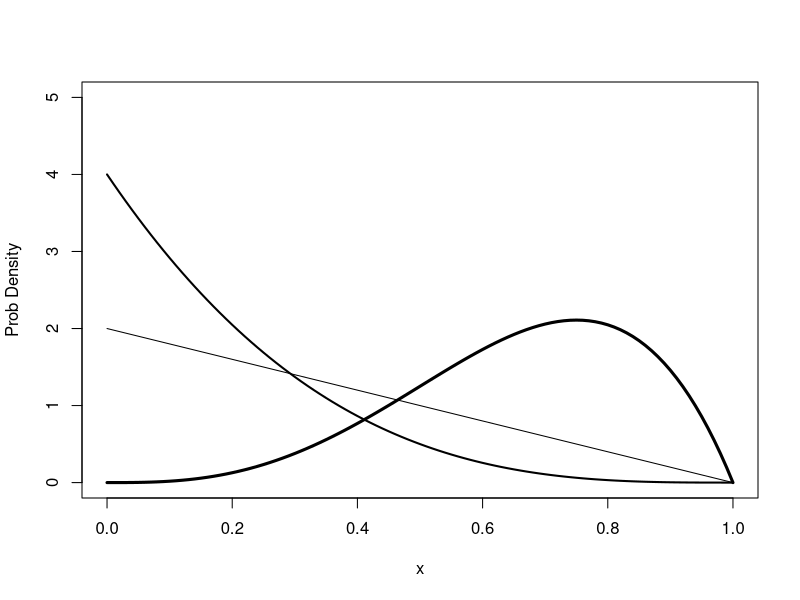
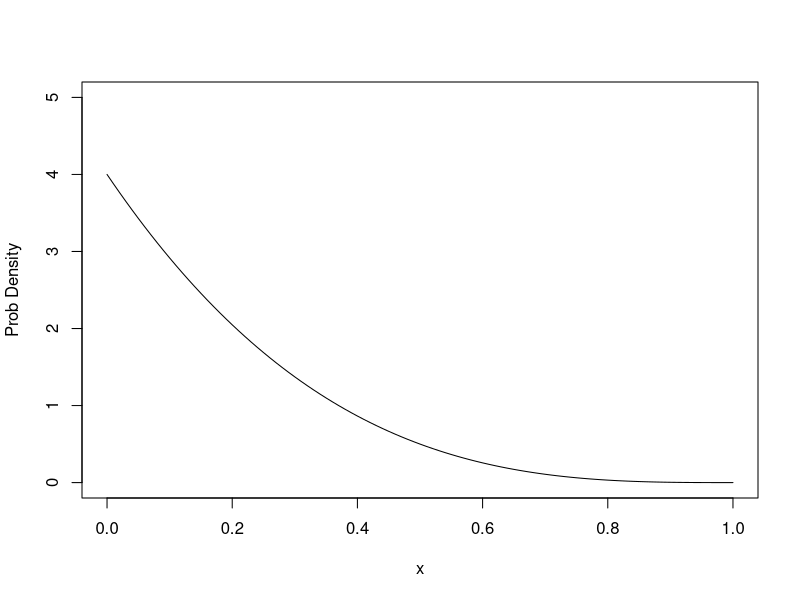

Reproduce these figures in R, in order.
## ---- chunk 1
x <- seq(0,1, length = 101)
plot(1:2, ylim = c(0,5), xlim = c(0,1), xlab = "x", ylab = "Prob Density",
     type = "n")
lines(x, dbeta(x,shape1 = 1,shape2 = 2), lwd = 1)
lines(x, dbeta(x,shape1 = 1,shape2 = 4), lwd = 2)
lines(x, dbeta(x,shape1 = 4,shape2 = 2), lwd = 3)
## ---- chunk 2
drawBeta <- function(shape1, shape2, ...){
  plot(1:2, ylim = c(0,5), xlim = c(0,1), xlab = "x", ylab = "Prob Density",
     type = "n")
  lines(x, dbeta(x,shape1 = shape1, shape2 = shape2), ...)
}
## ---- chunk 3
drawBeta(shape1 = 1, shape2 = 4)
